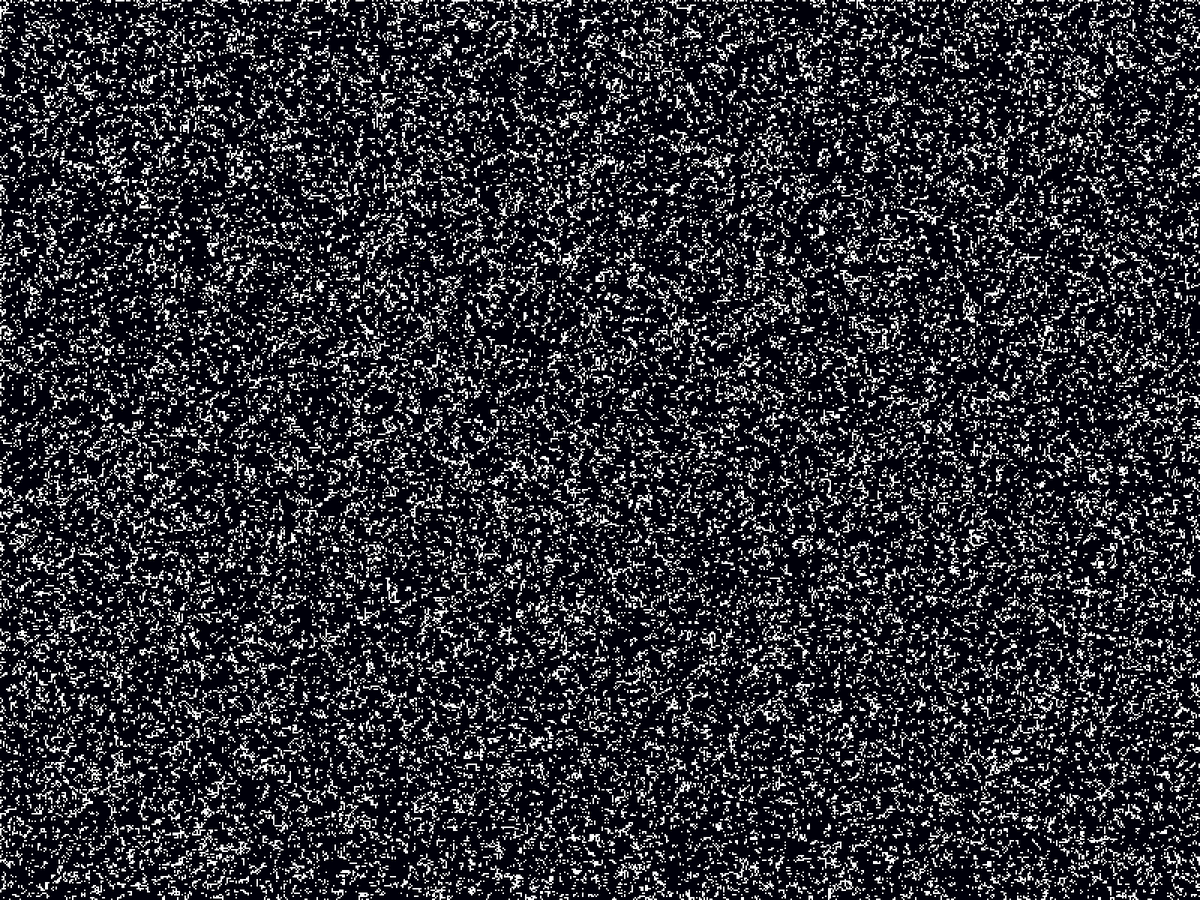
Frame 1 (no input)
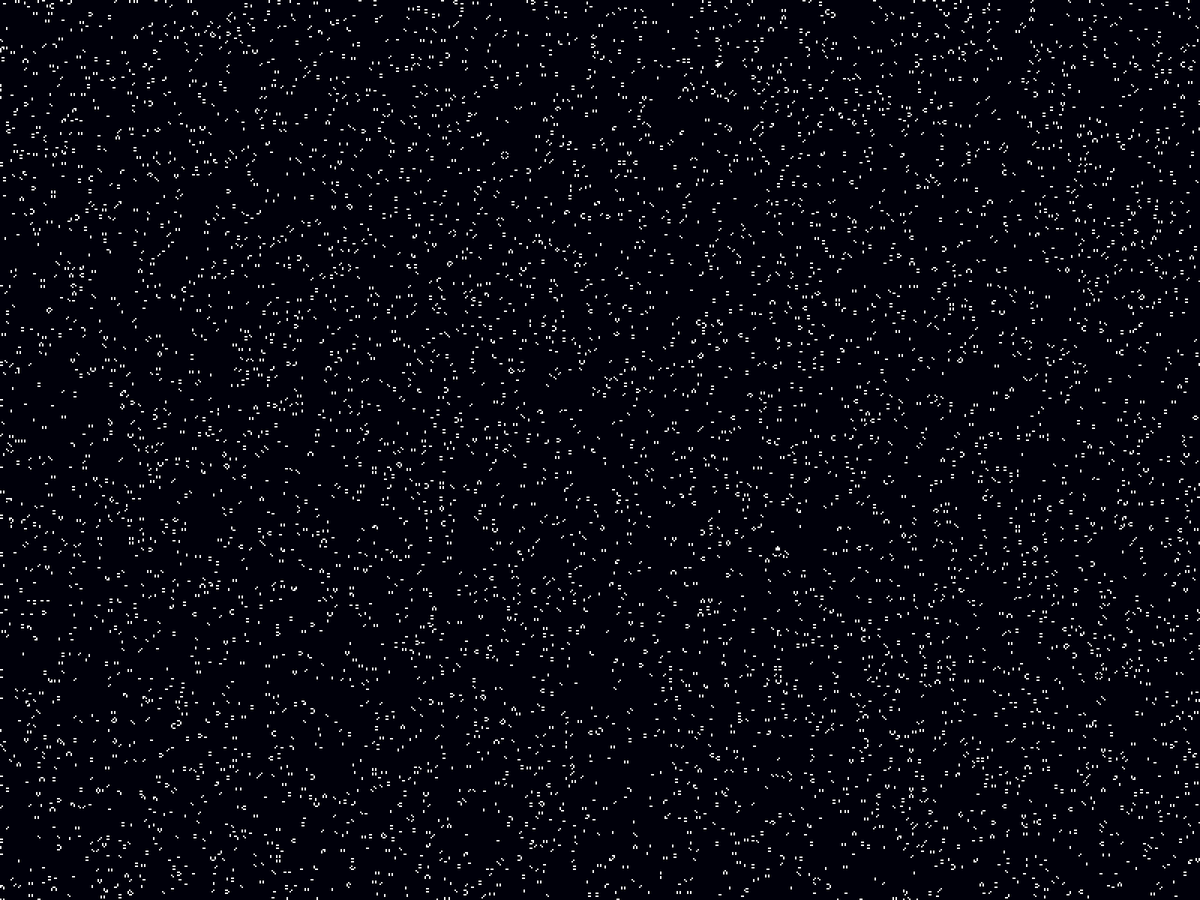
Frame 60 (the mouse pressed at the canvas centre just before this capture)
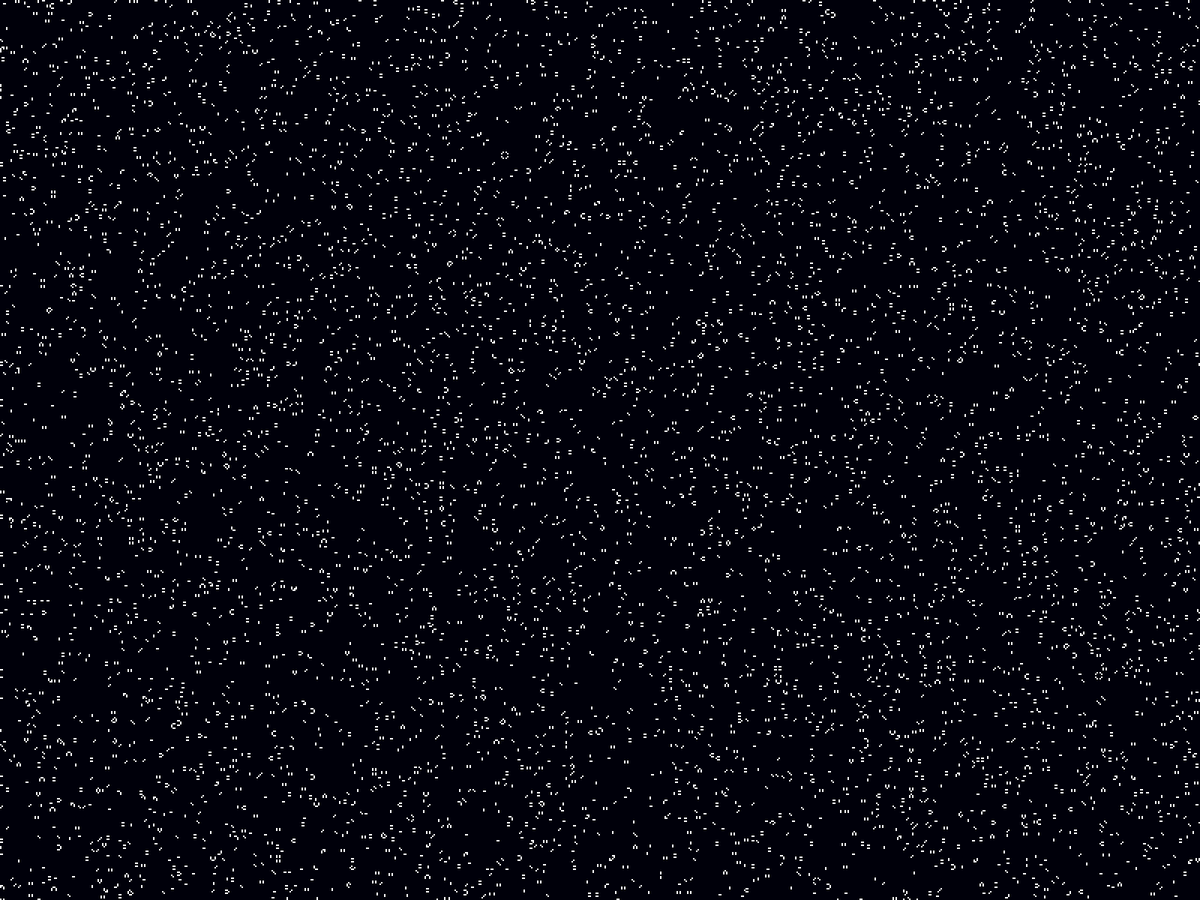
Frame 120 (the mouse held since frame 60 and released just before this capture)

The Processing sketch that drew these frames (run headless with seeded random() and noise(); from frame 60 on, the mouse is pressed at the canvas centre):

// Processing sketch: GameOfLife
// ── GameOfLife.pde
int gSize = 2;
float gAliveTreshold = 0.5;


Grid gGrid;
View gView;
int gRows;
int gCols;

void setup()
{
  fullScreen();
  //size(695, 704);

  gRows = height;
  gCols = width;
  println(gRows, gCols);

  background(0);
  frameRate(20);

  gGrid = new Grid();
  gView = new View();
}

void draw()
{
  gGrid.update();

  background(0, 0, 10);
  gView.show();
}

//void mouseDragged()
//{
//  int clickX = int(map(mouseX, 0, width, 0, gCols));
//  int clickY = int(map(mouseY, 0, height, 0, gRows));

//  gGrid.setElement (clickY,clickX, true);
//}

// ── Cell.pde
class Cell
{
  boolean mAlive;
  boolean mAlivePrev;
  
  int mRow;
  int mCol;

  Cell(int rowId, int colId)
  {
    mAlive = random(1) > gAliveTreshold;
    mAlivePrev = mAlive;
    
    mRow = rowId;
    mCol = colId;
  }

  void goAlive() 
  {
    mAlive = true;
  }

  void goDead()
  {
    mAlive = false;
  }

  boolean isAlive()
  {
    return mAlivePrev;
  }

  void swapBuffer()
  {
    gGrid.setElement (mRow, mCol, mAlive);
    mAlivePrev = mAlive;
  }
}

// ── Grid.pde
class Grid
{
  ArrayList<ArrayList<Boolean>> mGrid = new ArrayList<ArrayList<Boolean>>();
  ArrayList<Row> mRows = new ArrayList<Row>();

  Grid()
  {
    for (int i = 0; i < gRows; i++)
    {
      ArrayList<Boolean> row = new ArrayList<Boolean>();
      for (int j = 0; j < gCols; j++)
      {
        row.add(new Boolean(false));
      }
      mGrid.add(row);
    }

    for (int i = 0; i < gRows; i++)
    {
      mRows.add(new Row(i));
    }
  }

  int getCountInRow(int rowId, int cellId)
  {
    if (rowId > mRows.size() -1  || rowId < 0)
      return 0;

    return mRows.get(rowId).countRowCurrent(cellId);
  }

  void update()
  {
    //TODO vectorization
    for (Row row : mRows)
    {
      row.update();
    }

    for (Row row : mRows)
    {
      row.finalizeUpdate();
    }
  }

  void setElement(int row, int col, boolean state)
  {
    mGrid.get(row).set(col, new Boolean(state));
  }

  ArrayList<ArrayList<Boolean>> getGrid()
  {
    return mGrid;
  }
};

// ── Row.pde
class Row
{
  ArrayList<Cell> mCells = new ArrayList<Cell>();
  int mId;

  Row(int rowId)
  {
    mId = rowId;

    for (int i=0; i < gCols; i++)
    {
      mCells.add(new Cell(rowId, i));
    }
  }

  void update()
  {
    for (int i=0; i< gCols; i++)
    {
      int count = countRowCurrent(i) + countRowAbove(i) + countRowBelow(i);

      if (count <= 1 || count >= 4)
        mCells.get(i).goDead();
      else if (count == 3)
        mCells.get(i).goAlive();
      //else if 2: stay in current state
    }
  }

  void finalizeUpdate()
  {
    for (Cell cell : mCells)
    {
      cell.swapBuffer();
    }
  }

  int countRowCurrent(int index)
  {
    int count = 0; //<>//
    count += mCells.get(index).isAlive() ? 1 : 0;

    count += (index == 0) ? 0 : (mCells.get(index - 1).isAlive() ? 1 : 0);
    count += (index == mCells.size() - 1 ) ? 0 : (mCells.get(index + 1).isAlive() ? 1 : 0);
    return count;
  }

  int countRowAbove(int index)
  {
    return gGrid.getCountInRow(mId - 1, index);
  }

  int countRowBelow(int index)
  {
    return gGrid.getCountInRow(mId + 1, index);
  }
};

// ── View.pde
class View
{
  View ()
  {
  }

  void show()
  {
    for (int i = 0; i < gGrid.getGrid().size(); i++)
    {
      for (int j = 0; j < gGrid.getGrid().get(i).size(); j++)
      {
        if (gGrid.getGrid().get(i).get(j).booleanValue() == true)
        {
          fill(255);
          noStroke();
          square(j * gSize, i * gSize, gSize);
        }
      }
    }
  }
};
